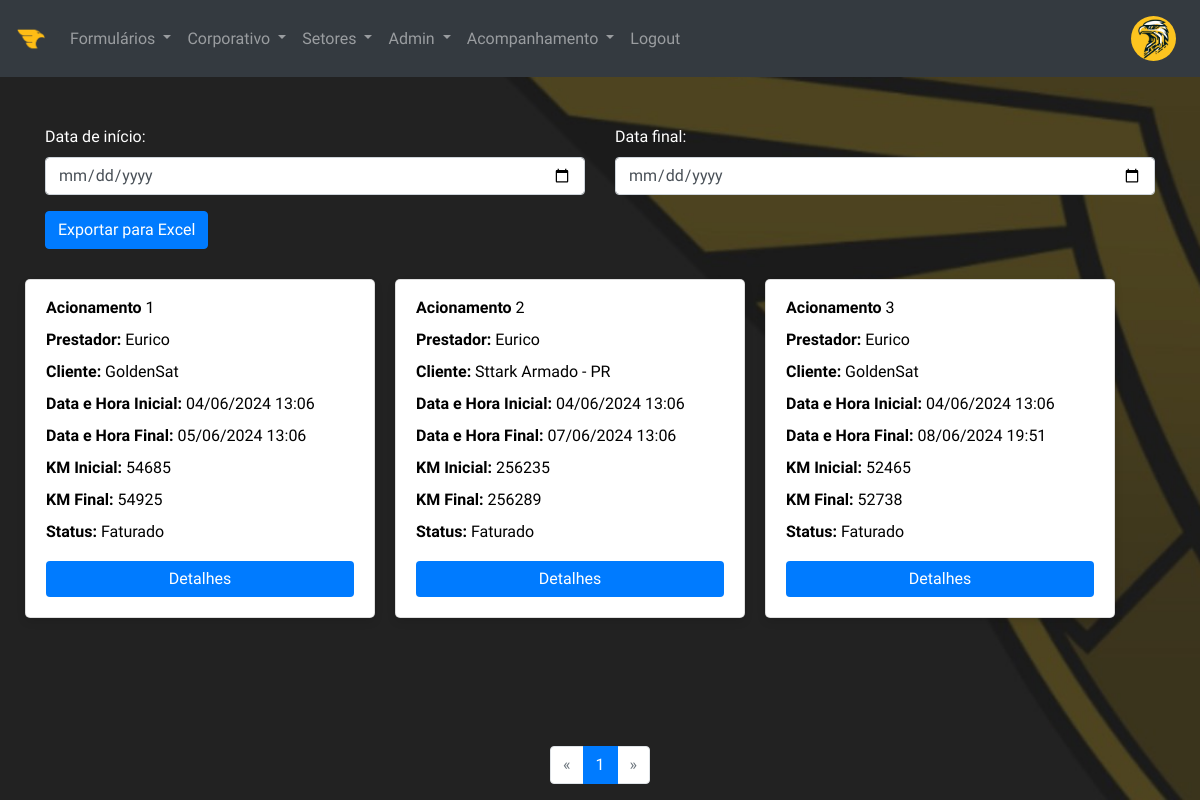
Before: /activations (signed in) with the older database file.
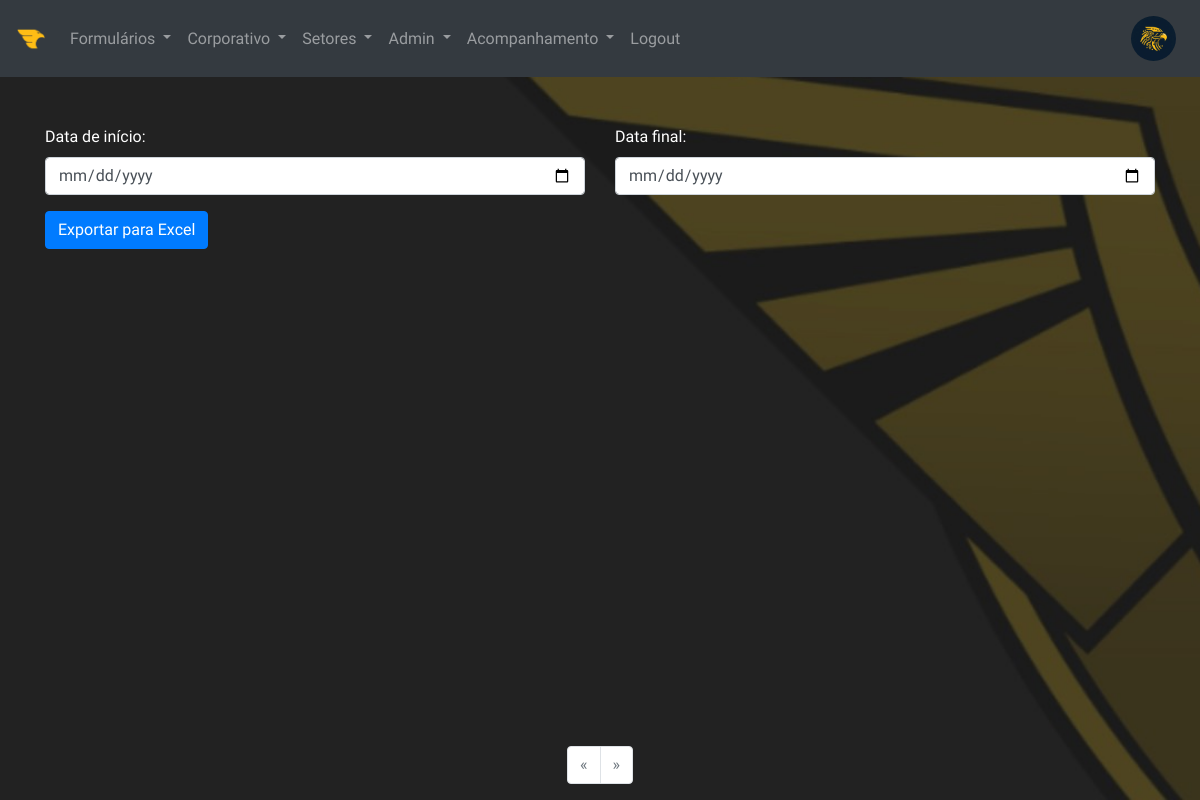
After: the same page with the newer database file.
### models.py (models this page shows, shortened)
class User(UserMixin, db.Model):
    __tablename__ = 'users'  # Nome da tabela no banco de dados
    id = db.Column(db.Integer, primary_key=True)  # ID do usuário
    username = db.Column(db.String(100), unique=True, nullable=False)  # Nome de usuário
    email = db.Column(db.String(100), unique=True, nullable=False)  # E-mail do usuário
    password_hash = db.Column(db.String(128), nullable=False)  # Hash da senha do usuário
    profile_picture = db.Column(db.String(100), default='logo-golden.png')  # Imagem de perfil do usuário
    additional_info = db.Column(db.Text)  # Informações adicionais sobre o usuário
    access_level = db.Column(db.String(20), default='User')  # Nível de acesso do usuário

class Activation(db.Model):
    id = db.Column(db.Integer, primary_key=True)  # ID da ativação
    start_time = db.Column(db.DateTime)  # Data e hora de início da ativação
    end_time = db.Column(db.DateTime)  # Data e hora de término da ativação
    provider_id = db.Column(db.Integer, db.ForeignKey('provider.id'))  # ID do prestador associado à ativação
    client_id = db.Column(db.Integer, db.ForeignKey('client.id', name='fk_client_id'))  # ID do cliente associado à ativação
    plates = db.Column(db.String(50))  # Placas do veículo usado na ativação
    agents = db.Column(db.String(50))  # Agentes envolvidos na ativação
    equipment_id = db.Column(db.String(50))  # ID do equipamento usado na ativação
    initial_km = db.Column(db.Integer)  # Quilometragem inicial na ativação
    final_km = db.Column(db.Integer)  # Quilometragem final na ativação
    toll = db.Column(db.Float)  # Valor do pedágio na ativação
    client_toll = db.Column(db.Float)  # Valor do pedágio cobrado do cliente
    status = db.Column(db.String(20), default='Pendente')  # Status da ativação

class Provider(db.Model):
    id = db.Column(db.Integer, primary_key=True)  # ID do prestador
    name = db.Column(db.String(50))  # Nome do prestador
    km_allowance = db.Column(db.Integer)  # Quilometragem permitida
    hour_allowance = db.Column(db.Time)  # Horas permitidas
    activation_value = db.Column(db.Float)  # Valor de ativação
    km_excess_value = db.Column(db.Float)  # Valor do excesso de quilometragem
    excess_value = db.Column(db.Float)  # Valor do excesso de horas

class Client(db.Model):
    id = db.Column(db.Integer, primary_key=True)  # ID do cliente
    name = db.Column(db.String(50))  # Nome do cliente
    km_allowance = db.Column(db.Integer)  # Quilometragem permitida
    hour_allowance = db.Column(db.Time)  # Horas permitidas
    activation_value = db.Column(db.Float)  # Valor de ativação
    km_excess_value = db.Column(db.Float)  # Valor do excesso de quilometragem
    excess_value = db.Column(db.Float)  # Valor do excesso de horas

### routes.py (the view)
@app.route('/activations', methods=['GET'])
@login_required  # Requer que o usuário esteja autenticado
@check_permissions(['Acompanhamento', 'Admin', 'Inteligência', 'CEO', 'Diretoria'])  # Verifica as permissões do usuário
def list_activations():
    page = request.args.get('page', 1, type=int)
    activations = Activation.query.paginate(page=page, per_page=30)
    clients = Client.query.all()
    return render_template('activations.html', activations=activations, clients=clients, Client=Client, Provider=Provider)

### app.py (called while the page is built)
@login_manager.user_loader
def load_user(user_id):
    return User.query.get(int(user_id))  # Retorna o usuário pelo ID

### routes.py (called while the page is built)
def check_permissions(access_level):
    def decorator(func):
        @wraps(func)
        def wrapper(*args, **kwargs):
            if current_user.is_authenticated and current_user.access_level in access_level:
                return func(*args, **kwargs)
            else:
                flash('Você não tem permissão para acessar esta página.', 'danger')
                return redirect(url_for('index'))
        return wrapper
    return decorator

### templates/activations.html (shortened to what the changed rows need)
{% extends 'base.html' %}
{% block content %}
<div class="card-container" id="card-container">
        {% for activation in activations %}
        {% if activation.status in ['Pendente', 'Completo', 'Enviado ao Faturamento', 'Faturado'] %}
        {% set provider = Provider.query.get(activation.provider_id) %}
        {% set client = Client.query.get(activation.client_id) if activation.client_id else None %}
        <div class="card" style="background-color: {% if activation.status == 'Pendente' %}lightyellow{% elif activation.status == 'Completo' %}lightblue{% elif activation.status == 'Enviado ao Faturamento' %}lightgreen{% endif %};">
            <p><b>Acionamento</b> {{ activation.id }}</p>
            <p><b>Prestador:</b> {{ provider.name }}</p>
            {% if client %}
            <p><b>Cliente:</b> {{ client.name }}</p>
            {% endif %}
            <p><b>Data e Hora Inicial:</b> {{ activation.start_time.strftime("%d/%m/%Y %H:%M") }}</p>
            <p><b>Data e Hora Final:</b> {% if activation.end_time %}{{ activation.end_time.strftime("%d/%m/%Y %H:%M") }}{% endif %}</p>
            <p><b>KM Inicial:</b> {{ activation.initial_km }}</p>
            <p><b>KM Final:</b> {{ activation.final_km }}</p>
            <p><b>Status:</b> {{ activation.status }}</p>
            <form action="{{ url_for('activation_details', id=activation.id) }}" method="get" style="display: inline">
                <button type="submit" class="btn btn-primary" {% if activation.status not in ['Completo', 'Enviado ao Faturamento', 'Faturado'] %}disabled{% endif %}>Detalhes</button>
            </form>
        </div>
        {% endif %}
        {% endfor %}
        <footer class="footer">
            <div class="container">
                <nav aria-label="Page navigation">
                    <ul class="pagination justify-content-center">
                        {% for page_num in range(1, activations.pages + 1) %}
                        <li class="page-item {% if page_num == activations.page %}active{% endif %}">
                            <a class="page-link" href="{{ url_for('list_activations', page=page_num) }}">{{ page_num }}</a>
                        </li>
                    {% endfor %}
                    </ul>
                </nav>
            </div>
        </footer>
</div>
{% endblock %}

### templates/base.html (shortened to what this page needs)
<!DOCTYPE html>
<html lang="en">
<head>
    <link rel="stylesheet" href="https://stackpath.bootstrapcdn.com/bootstrap/4.5.2/css/bootstrap.min.css">
    <link rel="stylesheet" href="https://cdnjs.cloudflare.com/ajax/libs/font-awesome/5.15.1/css/all.min.css">
    <link rel="stylesheet" href="https://cdnjs.cloudflare.com/ajax/libs/animate.css/4.1.1/animate.min.css"/>
    <link rel="stylesheet" href="{{ url_for('static', filename='css/style.css') }}">
</head>
<body>
    <nav class="navbar navbar-expand-lg navbar-dark bg-dark">
        <a class="navbar-brand" href="{{ url_for('index') }}">
            <img src="{{ url_for('static', filename='img/logo-int.png') }}" alt="InteGS" height="30">
        </a>
        <div class="collapse navbar-collapse" id="navbarNav">
            <ul class="navbar-nav mr-auto">
                {% if current_user.is_authenticated %}
                {% if current_user.access_level in ['Admin', 'Manutenção', 'Comercial', 'Inteligência', 'Expedição'] %}
                <li class="nav-item dropdown">
                    <a class="nav-link dropdown-toggle" href="#" id="formsDropdown" role="button" data-toggle="dropdown" aria-haspopup="true" aria-expanded="false">
                        Formulários
                    </a>
                </li>
                {% endif %}
                {% if current_user.access_level in ['Admin', 'Diretoria', 'CEO', 'Inteligência'] %}
                <li class="nav-item dropdown">
                    <a class="nav-link dropdown-toggle" href="#" id="corporateDropdown" role="button" data-toggle="dropdown" aria-haspopup="true" aria-expanded="false">
                        Corporativo
                    </a>
                </li>
                {% endif %}
                {% if current_user.access_level in ['Admin', 'Manutenção', 'Comercial', 'Inteligência', 'CEO', 'Diretoria', 'Expedição', 'Configuração'] %}
                <li class="nav-item dropdown">
                    <a class="nav-link dropdown-toggle" href="#" id="sectorsDropdown" role="button" data-toggle="dropdown" aria-haspopup="true" aria-expanded="false">
                        Setores
                    </a>
                </li>
                {% endif %}
                {% if current_user.access_level in ['Admin','Inteligência', 'CEO', 'Diretoria'] %}
                <li class="nav-item dropdown">
                    <a class="nav-link dropdown-toggle" href="#" id="sectorsDropdown" role="button" data-toggle="dropdown" aria-haspopup="true" aria-expanded="false">
                        Admin
                    </a>
                </li>
                {% endif %}
                {% if current_user.access_level in ['Acompanhamento', 'Admin', 'Inteligência', 'Supervisor', 'CEO', 'Diretoria', 'Financeiro'] %}
                <li class="nav-item dropdown">
                    <a class="nav-link dropdown-toggle" href="#" id="sectorsDropdown" role="button" data-toggle="dropdown" aria-haspopup="true" aria-expanded="false">
                        Acompanhamento
                    </a>
                </li>
                {% endif %}
                <li class="nav-item">
                    <a class="nav-link" href="{{ url_for('logout') }}">Logout</a>
                </li>
                {% endif %}
            </ul>
            <ul class="navbar-nav">
                <li class="nav-item">
                    {% if current_user.is_authenticated %}
                    <a class="nav-link" href="{{ url_for('profile') }}">
                        <img src="{{ url_for('static', filename='img/' + current_user.profile_picture) }}" class="rounded-circle profile-icon" style="width: 45px; height: 45px;" alt="Foto do perfil">
                    </a>
                    {% endif %}
                </li>
            </ul>
        </div>
    </nav>
    {% block content %}{% endblock %}
</body>
</html>

Changed rows visible on the page:
removed Activation: id "1", start_time "04/06/2024 13:06", end_time "05/06/2024 13:06", initial_km "54685", final_km "54925", status "Faturado"
removed Provider: name "Eurico"
removed Client: name "GoldenSat"
removed Activation: id "2", start_time "04/06/2024 13:06", end_time "07/06/2024 13:06", initial_km "256235", final_km "256289", status "Faturado"
removed Client: name "Sttark Armado - PR"
removed Activation: id "3", start_time "04/06/2024 13:06", end_time "08/06/2024 19:51", initial_km "52465", final_km "52738", status "Faturado"
changed User: profile_picture: a different picture
Other visible differences:
list line gone: "1"
